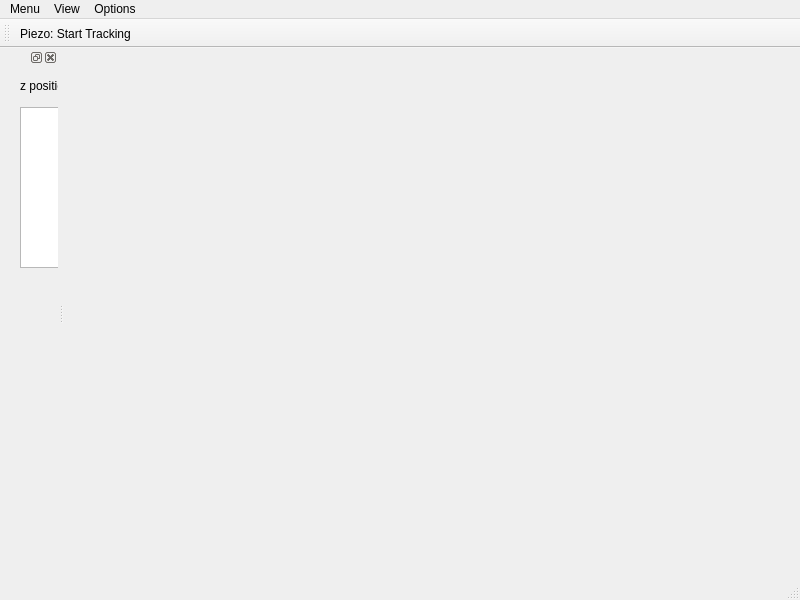
<?xml version="1.0" encoding="UTF-8"?>
<ui version="4.0">
 <class>MainWindow</class>
 <widget class="QMainWindow" name="MainWindow">
  <property name="geometry">
   <rect>
    <x>0</x>
    <y>0</y>
    <width>800</width>
    <height>600</height>
   </rect>
  </property>
  <property name="windowTitle">
   <string>Autofocus</string>
  </property>
  <widget class="QWidget" name="centralwidget"/>
  <widget class="QMenuBar" name="menubar">
   <property name="geometry">
    <rect>
     <x>0</x>
     <y>0</y>
     <width>800</width>
     <height>22</height>
    </rect>
   </property>
   <widget class="QMenu" name="menuMenu">
    <property name="title">
     <string>Menu</string>
    </property>
   </widget>
   <widget class="QMenu" name="menuView">
    <property name="title">
     <string>View</string>
    </property>
   </widget>
   <widget class="QMenu" name="menuOptions">
    <property name="title">
     <string>Options</string>
    </property>
    <addaction name="piezo_settings_Action"/>
   </widget>
   <addaction name="menuMenu"/>
   <addaction name="menuView"/>
   <addaction name="menuOptions"/>
  </widget>
  <widget class="QStatusBar" name="statusbar"/>
  <widget class="QDockWidget" name="dockWidget">
   <attribute name="dockWidgetArea">
    <number>1</number>
   </attribute>
   <widget class="QWidget" name="dockWidgetContents">
    <widget class="QLabel" name="label">
     <property name="geometry">
      <rect>
       <x>20</x>
       <y>10</y>
       <width>131</width>
       <height>17</height>
      </rect>
     </property>
     <property name="text">
      <string>z position tracking</string>
     </property>
    </widget>
    <widget class="PlotWidget" name="piezo_PlotWidget">
     <property name="geometry">
      <rect>
       <x>20</x>
       <y>40</y>
       <width>461</width>
       <height>161</height>
      </rect>
     </property>
    </widget>
   </widget>
  </widget>
  <widget class="QToolBar" name="toolBar">
   <property name="windowTitle">
    <string>toolBar</string>
   </property>
   <attribute name="toolBarArea">
    <enum>TopToolBarArea</enum>
   </attribute>
   <attribute name="toolBarBreak">
    <bool>false</bool>
   </attribute>
   <addaction name="z_track_Action"/>
  </widget>
  <action name="piezo_settings_Action">
   <property name="text">
    <string>Piezo settings</string>
   </property>
  </action>
  <action name="z_track_Action">
   <property name="checkable">
    <bool>true</bool>
   </property>
   <property name="text">
    <string>Piezo: Start Tracking</string>
   </property>
  </action>
 </widget>
 <customwidgets>
  <customwidget>
   <class>PlotWidget</class>
   <extends>QGraphicsView</extends>
   <header>pyqtgraph</header>
  </customwidget>
 </customwidgets>
 <resources/>
 <connections/>
</ui>
